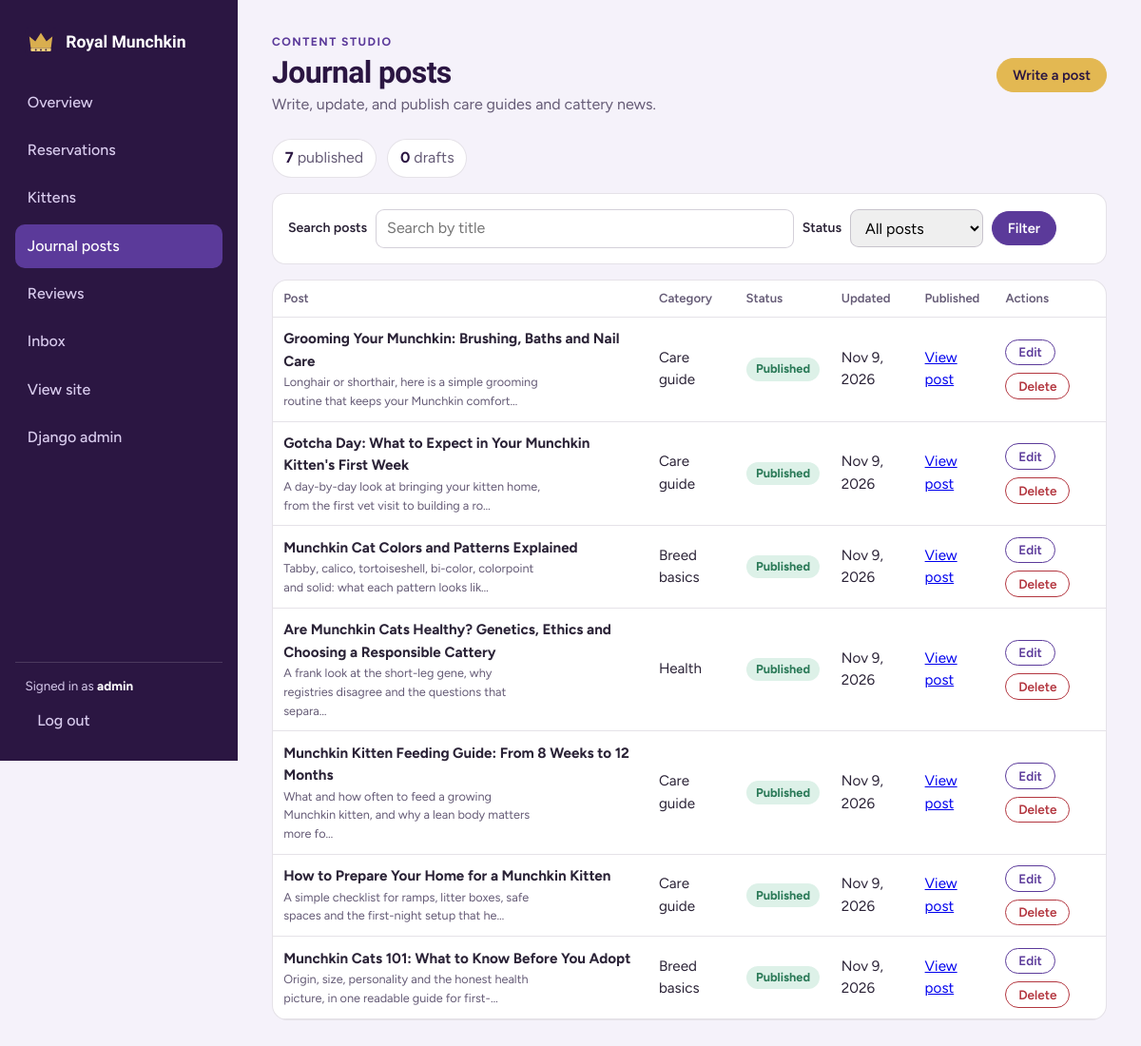
The page /dashboard/posts/ (signed in) on the database its author committed.
### core/models.py (models this page shows, shortened)
class Post(models.Model):
    title = models.CharField(max_length=200)
    slug = models.SlugField(max_length=220, unique=True, blank=True)
    excerpt = models.CharField(max_length=300, blank=True, help_text="Shown on cards and used as the meta description if none is set.")
    meta_description = models.CharField(max_length=160, blank=True, help_text="Optional. 150-160 characters ranks best.")
    content = models.TextField(help_text="HTML allowed (h2, h3, p, ul, ol, a, strong).")
    featured_image = models.ImageField(upload_to="posts/", null=True, blank=True)
    category = models.CharField(max_length=60, blank=True, default="Care guide")
    is_published = models.BooleanField(default=True)
    published_at = models.DateTimeField(default=timezone.now)
    created_at = models.DateTimeField(auto_now_add=True)
    updated_at = models.DateTimeField(auto_now=True)
    class Meta:
        ordering = ["-published_at"]
    def get_absolute_url(self):
        return reverse("core:journal_detail", kwargs={"slug": self.slug})

### dashboard/views.py (the view)
# urls.py: path("posts/", views.PostListView.as_view(), name="posts"),
class PostListView(AdminRequiredMixin, ListView):
    model = Post
    template_name = "dashboard/post_list.html"
    context_object_name = "posts"
    paginate_by = 25
    def get_queryset(self):
        queryset = Post.objects.all()
        published = self.request.GET.get("published", "")
        if published in {"yes", "no"}:
            queryset = queryset.filter(is_published=(published == "yes"))
        search = self.request.GET.get("q", "").strip()[:100]
        if search:
            queryset = queryset.filter(title__icontains=search)
        return queryset.order_by("-updated_at")
    def get_context_data(self, **kwargs):
        context = super().get_context_data(**kwargs)
        context["current_published"] = self.request.GET.get("published", "")
        context["search_query"] = self.request.GET.get("q", "").strip()[:100]
        context["querystring"] = self.request.GET.copy()
        context["querystring"].pop("page", None)
        context["querystring"] = context["querystring"].urlencode()
        context["published_count"] = Post.objects.filter(is_published=True).count()
        context["draft_count"] = Post.objects.filter(is_published=False).count()
        return context

### core/models.py (called while the page is built)
    @classmethod
    def load(cls):
        obj = cache.get(SETTINGS_CACHE_KEY)
        if obj is None:
            obj, _ = cls.objects.get_or_create(pk=1)
            cache.set(SETTINGS_CACHE_KEY, obj, 300)
        return obj

### dashboard/views.py (called while the page is built)
def _is_admin(user):
    return user.is_active and user.is_superuser

    def test_func(self):
        return _is_admin(self.request.user)

### templates/dashboard/post_list.html (shortened to what this page needs)
{% extends "dashboard/base_dashboard.html" %}
{% block content %}
<div class="dash-heading">
  <div><p class="eyebrow">Content studio</p><h1>Journal posts</h1><p class="muted">Write, update, and publish care guides and cattery news.</p></div>
  <a class="btn gold" href="{% url 'dashboard:post_create' %}">Write a post</a>
</div>
<div class="post-stats">
  <span><b>{{ published_count }}</b> published</span>
  <span><b>{{ draft_count }}</b> drafts</span>
</div>
<form class="post-filters" method="get" action="{% url 'dashboard:posts' %}">
  <label for="post-search">Search posts</label>
  <input id="post-search" type="search" name="q" value="{{ search_query }}" placeholder="Search by title">
  <label for="post-status">Status</label>
  <select id="post-status" name="published">
    <option value="" {% if not current_published %}selected{% endif %}>All posts</option>
  </select>
  <button class="btn" type="submit">Filter</button>
</form>
<div class="table-wrap">
  <table class="t posts-table">
    <thead><tr><th>Post</th><th>Category</th><th>Status</th><th>Updated</th><th>Published</th><th>Actions</th></tr></thead>
    <tbody>
      {% for post in posts %}
      <tr>
        <td class="post-title-cell">
          <span><b>{{ post.title }}</b><small>{{ post.excerpt|default:post.slug|truncatechars:90 }}</small></span>
        </td>
        <td>{{ post.category|default:"—" }}</td>
        <td><span class="pill {% if post.is_published %}ok{% else %}warn{% endif %}">{% if post.is_published %}Published{% else %}Draft{% endif %}</span></td>
        <td>{{ post.updated_at|date:"M j, Y" }}</td>
        <td>{% if post.is_published %}<a href="{{ post.get_absolute_url }}" target="_blank" rel="noopener">View post</a>{% else %}<span class="muted">Not public</span>{% endif %}</td>
        <td><div class="row"><a class="btn sm ghost" href="{% url 'dashboard:post_update' post.pk %}">Edit</a><a class="btn sm danger" href="{% url 'dashboard:post_delete' post.pk %}">Delete</a></div></td>
      </tr>
      {% empty %}
      <tr><td colspan="6" class="muted">No journal posts match this view. Create a post to add content to the journal.</td></tr>
      {% endfor %}
    </tbody>
  </table>
</div>
{% endblock %}

### templates/dashboard/base_dashboard.html (shortened to what this page needs)
{% load static %}<!DOCTYPE html>
<html lang="en"><head><meta charset="utf-8"><meta name="viewport" content="width=device-width,initial-scale=1"><meta name="robots" content="noindex, nofollow">
<link rel="stylesheet" href="{% static 'css/dashboard.css' %}">
</head><body class="dash">
{% with url=request.resolver_match.url_name %}
<aside class="dash-side">
  <a class="logo" href="{% url 'dashboard:overview' %}">{% include "partials/logo.html" %} Royal Munchkin</a>
  <nav class="dash-nav" aria-label="Administrator navigation">
    <a class="nav {% if url == 'overview' %}active{% endif %}" href="{% url 'dashboard:overview' %}">Overview</a>
    <a class="nav {% if 'reservation' in url %}active{% endif %}" href="{% url 'dashboard:reservations' %}">Reservations</a>
    <a class="nav {% if 'kitten' in url %}active{% endif %}" href="{% url 'dashboard:kittens' %}">Kittens</a>
    <a class="nav {% if 'post' in url %}active{% endif %}" href="{% url 'dashboard:posts' %}">Journal posts</a>
    <a class="nav {% if url == 'testimonials' or url == 'review_edit' %}active{% endif %}" href="{% url 'dashboard:testimonials' %}">Reviews</a>
    <a class="nav {% if url == 'inbox' %}active{% endif %}" href="{% url 'dashboard:inbox' %}">Inbox</a>
    <a class="nav" href="{% url 'core:home' %}" target="_blank" rel="noopener">View site</a>
    <a class="nav" href="/admin/">Django admin</a>
  </nav>
  <div class="dash-account"><span>Signed in as <b>{{ user.get_username }}</b></span>
    <form method="post" action="{% url 'accounts:logout' %}">{% csrf_token %}<button class="nav" type="submit">Log out</button></form>
  </div>
</aside>
{% endwith %}
<main class="dash-main">
  {% block content %}{% endblock %}
</main>
</body></html>

### static/css/dashboard.css (style rules this page uses)
:root { --ink:#2B1642; --violet:#5B3A9A; --gold:#C79A3B; --gold-bright:#E3B852; --mist:#F5F2FA; --line:rgba(43,22,66,.12); --muted:#655B76; --ok:#2B7A58; --danger:#B3363F; --font-display:"Bricolage Grotesque",system-ui,sans-serif; --font-body:"Figtree",system-ui,sans-serif; }
* { box-sizing: border-box; }
body.dash { margin:0; font-family:var(--font-body); background:var(--mist); color:#2A2236; display:grid; grid-template-columns:250px minmax(0,1fr); min-height:100vh; line-height:1.55; }
.dash-side { background:var(--ink); color:#D9CCEE; padding:1.4rem 1rem; position:sticky; top:0; height:100vh; display:flex; flex-direction:column; gap:.3rem; }
.dash-side .logo { display:flex; align-items:center; gap:.6rem; color:#fff; font:700 1.1rem var(--font-display); text-decoration:none; padding:.3rem .6rem 1.2rem; }
.dash-nav { display:flex; flex-direction:column; gap:.3rem; }
.dash-side a.nav, .dash-side button.nav { display:flex; align-items:center; justify-content:space-between; padding:.65rem .8rem; border-radius:10px; color:#D9CCEE; text-decoration:none; font-weight:500; background:none; border:0; font-size:1rem; font-family:inherit; width:100%; text-align:left; cursor:pointer; }
.dash-side a.nav.active { background:var(--violet); color:#fff; }
.dash-main { padding:2rem clamp(1rem,3vw,2.6rem) 4rem; min-width:0; }
.dash-main h1 { font:700 2rem var(--font-display); color:var(--ink); margin:0 0 1.2rem; letter-spacing:-.02em; }
table.t { width:100%; border-collapse:collapse; font-size:.95rem; }
table.t th { text-align:left; color:var(--muted); font-weight:600; font-size:.82rem; padding:.55rem .7rem; border-bottom:1px solid var(--line); }
table.t td { padding:.7rem; border-bottom:1px solid var(--line); vertical-align:middle; }
.table-wrap { overflow-x:auto; background:#fff; border:1px solid var(--line); border-radius:16px; }
.pill { display:inline-block; padding:.15rem .65rem; border-radius:99px; font-size:.8rem; font-weight:700; background:#ECE6F6; color:var(--violet); }
.pill.ok { background:#DDF1E8; color:var(--ok); }
.btn { display:inline-block; padding:.5rem 1rem; border-radius:99px; border:1.5px solid var(--violet); background:var(--violet); color:#fff; font:600 .92rem var(--font-body); text-decoration:none; cursor:pointer; }
.btn.ghost { background:#fff; color:var(--violet); }
.btn.danger { background:#fff; color:var(--danger); border-color:var(--danger); }
.btn.gold { background:var(--gold-bright); border-color:var(--gold-bright); color:var(--ink); }
.btn.sm { padding:.3rem .8rem; font-size:.85rem; }
.row { display:flex; gap:.5rem; flex-wrap:wrap; align-items:center; }
.muted { color:var(--muted); }
.dash-account { margin-top:auto; padding:.85rem .65rem 0; color:#D9CCEE; border-top:1px solid rgba(255,255,255,.15); font-size:.84rem; }
.dash-account b { color:#fff; }
.dash-account form { margin-top:.4rem; }
.dash-heading { display:flex; align-items:center; justify-content:space-between; gap:1rem; margin-bottom:1.2rem; }
.dash-heading h1 { margin-bottom:.2rem; }
.dash-heading p { margin:.2rem 0; }
.eyebrow { color:var(--violet); font-size:.76rem; font-weight:700; letter-spacing:.12em; text-transform:uppercase; }
.post-stats { display:flex; flex-wrap:wrap; gap:.7rem; margin-bottom:1rem; }
.post-stats span { padding:.45rem .8rem; border:1px solid var(--line); border-radius:999px; background:#fff; color:var(--muted); }
.post-stats b { color:var(--ink); }
.post-filters { display:flex; flex-wrap:wrap; align-items:center; gap:.55rem; margin-bottom:1rem; padding:1rem; border:1px solid var(--line); border-radius:14px; background:#fff; }
.post-filters label { font-size:.88rem; font-weight:600; }
.post-filters input,.post-filters select { min-height:40px; padding:.45rem .7rem; border:1px solid rgba(43,22,66,.2); border-radius:9px; font:inherit; }
.post-filters input { flex:1 1 220px; max-width:440px; }
.post-filters select { min-width:140px; }
.posts-table { min-width:800px; }
.post-title-cell { min-width:240px; }
.post-title-cell > span { display:inline-flex; flex-direction:column; vertical-align:middle; }
.post-title-cell small { max-width:270px; color:var(--muted); }

### rows shown on the page
Post: title "Grooming Your Munchkin: Brushing, Baths and Nail Care", excerpt "Longhair or shorthair, here is a simple grooming routine that keeps your Munchkin comfort…", category "Care guide", is_published "Published", updated_at "Nov 9, 2026"
Post: title "Gotcha Day: What to Expect in Your Munchkin Kitten's First Week", excerpt "A day-by-day look at bringing your kitten home, from the first vet visit to building a ro…", category "Care guide", is_published "Published", updated_at "Nov 9, 2026"
Post: title "Munchkin Cat Colors and Patterns Explained", excerpt "Tabby, calico, tortoiseshell, bi-color, colorpoint and solid: what each pattern looks lik…", category "Breed basics", is_published "Published", updated_at "Nov 9, 2026"
Post: title "Are Munchkin Cats Healthy? Genetics, Ethics and Choosing a Responsible Cattery", excerpt "A frank look at the short-leg gene, why registries disagree and the questions that separa…", category "Health", is_published "Published", updated_at "Nov 9, 2026"
Post: title "Munchkin Kitten Feeding Guide: From 8 Weeks to 12 Months", excerpt "What and how often to feed a growing Munchkin kitten, and why a lean body matters more fo…", category "Care guide", is_published "Published", updated_at "Nov 9, 2026"
Post: title "How to Prepare Your Home for a Munchkin Kitten", excerpt "A simple checklist for ramps, litter boxes, safe spaces and the first-night setup that he…", category "Care guide", is_published "Published", updated_at "Nov 9, 2026"
Post: title "Munchkin Cats 101: What to Know Before You Adopt", excerpt "Origin, size, personality and the honest health picture, in one readable guide for first-…", category "Breed basics", is_published "Published", updated_at "Nov 9, 2026"

### other values the page prints
{{ user.get_username }} "admin"
{{ published_count }} "7"
{{ draft_count }} "0"
